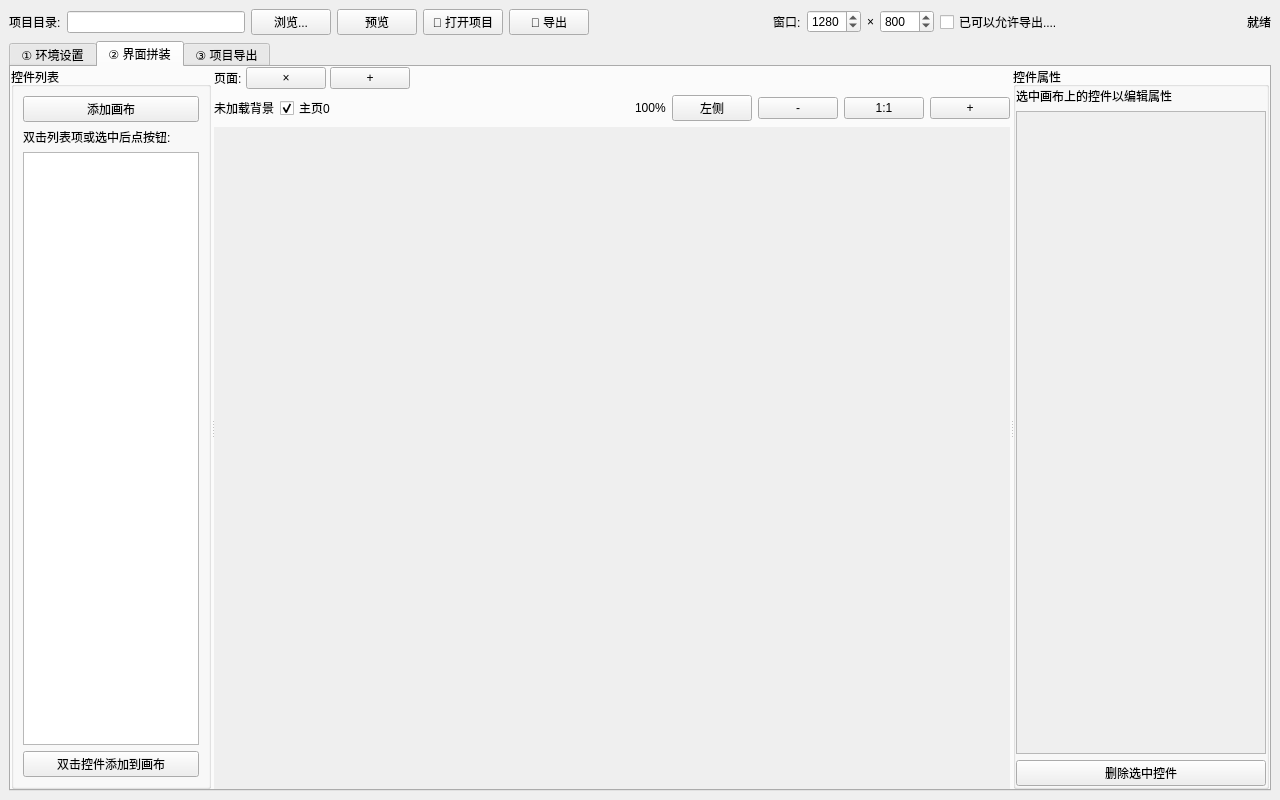
<?xml version="1.0" encoding="UTF-8"?>
<ui version="4.0">
 <class>MainWindow</class>
 <widget class="QMainWindow" name="MainWindow">
  <property name="geometry">
   <rect>
    <x>0</x>
    <y>0</y>
    <width>1280</width>
    <height>800</height>
   </rect>
  </property>
  <property name="windowTitle">
   <string>QmlVcp Builder — CNC 界面拼装工具</string>
  </property>
  <widget class="QWidget" name="centralWidget">
   <layout class="QVBoxLayout" name="rootLayout">
    <item>
     <layout class="QHBoxLayout" name="toolbarLayout">
      <item>
       <widget class="QLabel" name="lblProjectDir">
        <property name="text">
         <string>项目目录:</string>
        </property>
       </widget>
      </item>
      <item>
       <widget class="QLineEdit" name="dirEdit"/>
      </item>
      <item>
       <widget class="QPushButton" name="btnBrowse">
        <property name="text">
         <string>浏览...</string>
        </property>
       </widget>
      </item>
      <item>
       <widget class="QPushButton" name="btnPreview">
        <property name="toolTip">
         <string>运行导出的项目程序</string>
        </property>
        <property name="text">
         <string>预览</string>
        </property>
       </widget>
      </item>
      <item>
       <widget class="QPushButton" name="btnOpenProject">
        <property name="toolTip">
         <string>打开已有项目</string>
        </property>
        <property name="text">
         <string>📂 打开项目</string>
        </property>
       </widget>
      </item>
      <item>
       <widget class="QPushButton" name="btnExport">
        <property name="toolTip">
         <string>导出完整项目到目标目录</string>
        </property>
        <property name="text">
         <string>🚀 导出</string>
        </property>
       </widget>
      </item>
      <item>
       <spacer name="toolbarSpacer1">
        <property name="orientation">
         <enum>Qt::Horizontal</enum>
        </property>
        <property name="sizeHint" stdset="0">
         <size>
          <width>20</width>
          <height>20</height>
         </size>
        </property>
       </spacer>
      </item>
      <item>
       <widget class="QLabel" name="lblWindowSize">
        <property name="text">
         <string>窗口:</string>
        </property>
       </widget>
      </item>
      <item>
       <widget class="QSpinBox" name="winWSpin">
        <property name="toolTip">
         <string>导出容器的总宽度</string>
        </property>
        <property name="minimum">
         <number>320</number>
        </property>
        <property name="maximum">
         <number>8000</number>
        </property>
        <property name="value">
         <number>1280</number>
        </property>
       </widget>
      </item>
      <item>
       <widget class="QLabel" name="lblTimes">
        <property name="text">
         <string>×</string>
        </property>
       </widget>
      </item>
      <item>
       <widget class="QSpinBox" name="winHSpin">
        <property name="toolTip">
         <string>导出容器的总高度</string>
        </property>
        <property name="minimum">
         <number>240</number>
        </property>
        <property name="maximum">
         <number>6000</number>
        </property>
        <property name="value">
         <number>800</number>
        </property>
       </widget>
      </item>
      <item>
       <widget class="QCheckBox" name="chkMatchWinW">
        <property name="toolTip">
         <string>画布宽度跟随窗口宽度</string>
        </property>
        <property name="text">
         <string>已可以允许导出....</string>
        </property>
       </widget>
      </item>
      <item>
       <spacer name="toolbarSpacer2">
        <property name="orientation">
         <enum>Qt::Horizontal</enum>
        </property>
        <property name="sizeHint" stdset="0">
         <size>
          <width>40</width>
          <height>20</height>
         </size>
        </property>
       </spacer>
      </item>
      <item>
       <widget class="QLabel" name="statusLabel">
        <property name="text">
         <string>就绪</string>
        </property>
       </widget>
      </item>
     </layout>
    </item>
    <item>
     <widget class="QTabWidget" name="mainTabs">
      <property name="currentIndex">
       <number>1</number>
      </property>
      <widget class="QWidget" name="tabEnv">
       <attribute name="title">
        <string>① 环境设置</string>
       </attribute>
       <layout class="QVBoxLayout" name="envLayout">
        <item>
         <widget class="QGroupBox" name="grpEnvInfo">
          <property name="title">
           <string>项目环境</string>
          </property>
          <layout class="QFormLayout" name="envFormLayout">
           <item row="0" column="0">
            <widget class="QLabel" name="lblVenvLabel">
             <property name="text">
              <string>虚拟环境:</string>
             </property>
            </widget>
           </item>
           <item row="0" column="1">
            <widget class="QLabel" name="lblVenv">
             <property name="text">
              <string>未检测</string>
             </property>
            </widget>
           </item>
           <item row="1" column="0">
            <widget class="QLabel" name="lblPySide6Label">
             <property name="text">
              <string>PySide6:</string>
             </property>
            </widget>
           </item>
           <item row="1" column="1">
            <widget class="QLabel" name="lblPySide6">
             <property name="text">
              <string>未检测</string>
             </property>
            </widget>
           </item>
          </layout>
         </widget>
        </item>
        <item>
         <layout class="QHBoxLayout" name="envBtnRow">
          <item>
           <widget class="QPushButton" name="btnCreateVenv">
            <property name="text">
             <string>创建虚拟环境</string>
            </property>
           </widget>
          </item>
          <item>
           <widget class="QPushButton" name="btnInstallPySide6">
            <property name="text">
             <string>安装 PySide6</string>
            </property>
           </widget>
          </item>
          <item>
           <spacer name="envBtnSpacer">
            <property name="orientation">
             <enum>Qt::Horizontal</enum>
            </property>
            <property name="sizeHint" stdset="0">
             <size>
              <width>40</width>
              <height>20</height>
             </size>
            </property>
           </spacer>
          </item>
         </layout>
        </item>
        <item>
         <widget class="QProgressBar" name="envProgress">
          <property name="maximum">
           <number>0</number>
          </property>
          <property name="value">
           <number>0</number>
          </property>
         </widget>
        </item>
        <item>
         <widget class="QTextEdit" name="envLog">
          <property name="maximumSize">
           <size>
            <width>16777215</width>
            <height>200</height>
           </size>
          </property>
          <property name="readOnly">
           <bool>true</bool>
          </property>
         </widget>
        </item>
        <item>
         <spacer name="envSpacer">
          <property name="orientation">
           <enum>Qt::Vertical</enum>
          </property>
          <property name="sizeHint" stdset="0">
           <size>
            <width>20</width>
            <height>40</height>
           </size>
          </property>
         </spacer>
        </item>
       </layout>
      </widget>
      <widget class="QWidget" name="tabAssembly">
       <attribute name="title">
        <string>② 界面拼装</string>
       </attribute>
       <layout class="QVBoxLayout" name="assemblyOuterLayout">
        <property name="leftMargin">
         <number>0</number>
        </property>
        <property name="topMargin">
         <number>0</number>
        </property>
        <property name="rightMargin">
         <number>0</number>
        </property>
        <property name="bottomMargin">
         <number>0</number>
        </property>
        <item>
         <widget class="QSplitter" name="assemblySplitter">
          <property name="orientation">
           <enum>Qt::Horizontal</enum>
          </property>
          <property name="handleWidth">
           <number>3</number>
          </property>
          <property name="childrenCollapsible">
           <bool>false</bool>
          </property>
          <widget class="QGroupBox" name="grpCtrlList">
           <property name="minimumSize">
            <size>
             <width>170</width>
             <height>0</height>
            </size>
           </property>
           <property name="maximumSize">
            <size>
             <width>200</width>
             <height>16777215</height>
            </size>
           </property>
           <property name="title">
            <string>控件列表</string>
           </property>
           <layout class="QVBoxLayout" name="ctrlListLayout">
            <item>
             <widget class="QPushButton" name="btnAddCanvas">
              <property name="text">
               <string>添加画布</string>
              </property>
             </widget>
            </item>
            <item>
             <widget class="QLabel" name="lblCtrlHint">
              <property name="text">
               <string>双击列表项或选中后点按钮:</string>
              </property>
             </widget>
            </item>
            <item>
             <widget class="QListWidget" name="ctrlList"/>
            </item>
            <item>
             <widget class="QPushButton" name="btnAddControl">
              <property name="text">
               <string>双击控件添加到画布</string>
              </property>
             </widget>
            </item>
           </layout>
          </widget>
          <widget class="QWidget" name="canvasArea">
           <layout class="QVBoxLayout" name="canvasLayout">
            <item>
             <layout class="QHBoxLayout" name="pageBarLayout">
              <property name="spacing">
               <number>4</number>
              </property>
              <item>
               <widget class="QLabel" name="lblPage">
                <property name="text">
                 <string>页面:</string>
                </property>
               </widget>
              </item>
              <item>
               <widget class="QPushButton" name="btnDelPage">
                <property name="text">
                 <string>×</string>
                </property>
                <property name="fixedSize" stdset="0">
                 <size>
                  <width>36</width>
                  <height>30</height>
                 </size>
                </property>
               </widget>
              </item>
              <item>
               <widget class="QPushButton" name="btnAddPage">
                <property name="text">
                 <string>+</string>
                </property>
                <property name="fixedSize" stdset="0">
                 <size>
                  <width>36</width>
                  <height>30</height>
                 </size>
                </property>
               </widget>
              </item>
              <item>
               <spacer name="pageBarSpacer">
                <property name="orientation">
                 <enum>Qt::Horizontal</enum>
                </property>
                <property name="sizeHint" stdset="0">
                 <size>
                  <width>0</width>
                  <height>0</height>
                 </size>
                </property>
               </spacer>
              </item>
             </layout>
            </item>
            <item>
             <layout class="QHBoxLayout" name="zoomBarLayout">
              <item>
               <widget class="QLabel" name="lblBg">
                <property name="text">
                 <string>未加载背景</string>
                </property>
               </widget>
              </item>
              <item>
               <widget class="QCheckBox" name="chkStackIdx">
                <property name="toolTip">
                 <string>打勾: StackLayout currentIndex=0 (主页0), 取消: currentIndex=1 (主页1)</string>
                </property>
                <property name="text">
                 <string>主页0</string>
                </property>
                <property name="checked">
                 <bool>true</bool>
                </property>
               </widget>
              </item>
              <item>
               <spacer name="zoomSpacer">
                <property name="orientation">
                 <enum>Qt::Horizontal</enum>
                </property>
                <property name="sizeHint" stdset="0">
                 <size>
                  <width>0</width>
                  <height>0</height>
                 </size>
                </property>
               </spacer>
              </item>
              <item>
               <widget class="QLabel" name="lblZoom">
                <property name="text">
                 <string>100%</string>
                </property>
               </widget>
              </item>
              <item>
               <widget class="QPushButton" name="btnZoneToggle">
                <property name="toolTip">
                 <string>切换编辑左侧/右侧区域基础属性</string>
                </property>
                <property name="text">
                 <string>左侧</string>
                </property>
                <property name="fixedSize" stdset="0">
                 <size>
                  <width>50</width>
                  <height>16777215</height>
                 </size>
                </property>
               </widget>
              </item>
              <item>
               <widget class="QPushButton" name="btnZoomOut">
                <property name="text">
                 <string>-</string>
                </property>
                <property name="fixedSize" stdset="0">
                 <size>
                  <width>30</width>
                  <height>16777215</height>
                 </size>
                </property>
               </widget>
              </item>
              <item>
               <widget class="QPushButton" name="btnZoomReset">
                <property name="text">
                 <string>1:1</string>
                </property>
                <property name="fixedSize" stdset="0">
                 <size>
                  <width>40</width>
                  <height>16777215</height>
                 </size>
                </property>
               </widget>
              </item>
              <item>
               <widget class="QPushButton" name="btnZoomIn">
                <property name="text">
                 <string>+</string>
                </property>
                <property name="fixedSize" stdset="0">
                 <size>
                  <width>30</width>
                  <height>16777215</height>
                 </size>
                </property>
               </widget>
              </item>
             </layout>
            </item>
            <item>
             <widget class="QScrollArea" name="canvasScroll">
              <property name="frameShape">
               <enum>QFrame::NoFrame</enum>
              </property>
              <property name="widgetResizable">
               <bool>false</bool>
              </property>
              <widget class="QWidget" name="canvasViewport">
               <property name="geometry">
                <rect>
                 <x>0</x>
                 <y>0</y>
                 <width>0</width>
                 <height>0</height>
                </rect>
               </property>
              </widget>
             </widget>
            </item>
           </layout>
          </widget>
          <widget class="QGroupBox" name="grpProps">
           <property name="minimumSize">
            <size>
             <width>200</width>
             <height>0</height>
            </size>
           </property>
           <property name="maximumSize">
            <size>
             <width>420</width>
             <height>16777215</height>
            </size>
           </property>
           <property name="title">
            <string>控件属性</string>
           </property>
           <layout class="QVBoxLayout" name="propsOuterLayout">
            <property name="leftMargin">
             <number>0</number>
            </property>
            <property name="topMargin">
             <number>0</number>
            </property>
            <property name="rightMargin">
             <number>0</number>
            </property>
            <property name="bottomMargin">
             <number>0</number>
            </property>
            <item>
             <widget class="QLabel" name="propsInfo">
              <property name="text">
               <string>选中画布上的控件以编辑属性</string>
              </property>
             </widget>
            </item>
            <item>
             <widget class="QScrollArea" name="propScroll">
              <property name="widgetResizable">
               <bool>true</bool>
              </property>
              <widget class="QWidget" name="propScrollContent">
               <property name="geometry">
                <rect>
                 <x>0</x>
                 <y>0</y>
                 <width>255</width>
                 <height>663</height>
                </rect>
               </property>
              </widget>
             </widget>
            </item>
            <item>
             <widget class="QPushButton" name="btnDeleteControl">
              <property name="text">
               <string>删除选中控件</string>
              </property>
             </widget>
            </item>
           </layout>
          </widget>
         </widget>
        </item>
       </layout>
      </widget>
      <widget class="QWidget" name="tabExport">
       <attribute name="title">
        <string>③ 项目导出</string>
       </attribute>
       <layout class="QVBoxLayout" name="exportLayout">
        <item>
         <widget class="QLabel" name="lblExportPreview">
          <property name="text">
           <string>生成的 Main.qml 预览:</string>
          </property>
         </widget>
        </item>
        <item>
         <widget class="QTextEdit" name="exportPreview">
          <property name="font">
           <font>
            <family>Courier New</family>
            <pointsize>10</pointsize>
           </font>
          </property>
          <property name="readOnly">
           <bool>true</bool>
          </property>
         </widget>
        </item>
        <item>
         <layout class="QHBoxLayout" name="exportOptsRow">
          <item>
           <widget class="QCheckBox" name="chkBundle">
            <property name="toolTip">
             <string>勾选 = qmlvcp 打包进项目，开箱即用 (推荐)
不勾选 = 需要手动将 qmlvcp 框架放在项目上级目录</string>
            </property>
            <property name="text">
             <string>将 qmlvcp 框架复制到项目中（推荐：开箱即用）</string>
            </property>
            <property name="checked">
             <bool>true</bool>
            </property>
           </widget>
          </item>
          <item>
           <widget class="QCheckBox" name="chkStandalone">
            <property name="toolTip">
             <string>取消勾选 = 生成 Item 根元素（嵌入 LinuxCNC 使用）
勾选 = 生成 Window 根元素（独立运行调试用）</string>
            </property>
            <property name="text">
             <string>独立窗口模式 (Window)</string>
            </property>
            <property name="checked">
             <bool>true</bool>
            </property>
           </widget>
          </item>
         </layout>
        </item>
        <item>
         <layout class="QHBoxLayout" name="exportBtnRow">
          <item>
           <widget class="QPushButton" name="btnRefreshPreview">
            <property name="text">
             <string>刷新预览</string>
            </property>
           </widget>
          </item>
          <item>
           <spacer name="exportBtnSpacer">
            <property name="orientation">
             <enum>Qt::Horizontal</enum>
            </property>
            <property name="sizeHint" stdset="0">
             <size>
              <width>0</width>
              <height>0</height>
             </size>
            </property>
           </spacer>
          </item>
         </layout>
        </item>
        <item>
         <spacer name="exportSpacer">
          <property name="orientation">
           <enum>Qt::Vertical</enum>
          </property>
          <property name="sizeHint" stdset="0">
           <size>
            <width>0</width>
            <height>0</height>
           </size>
          </property>
         </spacer>
        </item>
       </layout>
      </widget>
     </widget>
    </item>
   </layout>
  </widget>
 </widget>
 <resources/>
 <connections/>
</ui>
